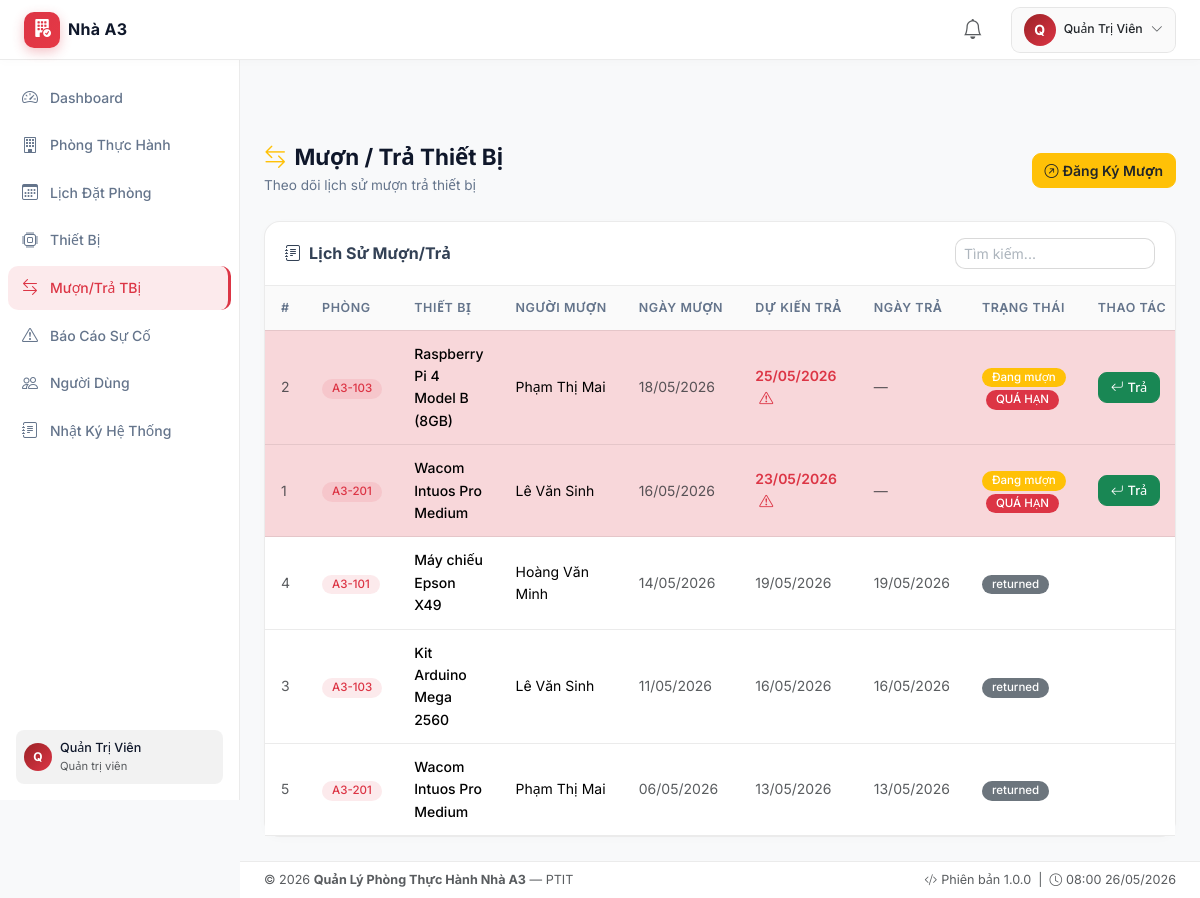
Page /views/devices/borrow.php (signed in) on the committed database.
### tables this page shows
CREATE TABLE `device_borrow` (
  `id`                   INT UNSIGNED  NOT NULL AUTO_INCREMENT,
  `device_id`            INT UNSIGNED  NOT NULL,
  `user_id`              INT UNSIGNED  NOT NULL,
  `borrow_date`          DATE          NOT NULL,
  `expected_return_date` DATE          NOT NULL,
  `actual_return_date`   DATE          DEFAULT NULL,
  `purpose`              TEXT          DEFAULT NULL,
  `return_note`          TEXT          DEFAULT NULL,
  `status`               ENUM('borrowed','returned','lost') NOT NULL DEFAULT 'borrowed',
  `created_at`           DATETIME      NOT NULL DEFAULT CURRENT_TIMESTAMP,
  PRIMARY KEY (`id`),
  INDEX `idx_device_id`  (`device_id`),
  INDEX `idx_user_id`    (`user_id`),
  INDEX `idx_status`     (`status`),
  INDEX `idx_borrow_date`(`borrow_date`),
  CONSTRAINT `fk_borrow_device`
    FOREIGN KEY (`device_id`) REFERENCES `devices`(`id`)
    ON DELETE CASCADE ON UPDATE CASCADE,
  CONSTRAINT `fk_borrow_user`
    FOREIGN KEY (`user_id`) REFERENCES `users`(`id`)
    ON DELETE CASCADE ON UPDATE CASCADE
);

CREATE TABLE `rooms` (
  `id`             INT UNSIGNED NOT NULL AUTO_INCREMENT,
  `room_code`      VARCHAR(20)  NOT NULL UNIQUE,
  `name`           VARCHAR(150) NOT NULL,
  `floor`          TINYINT UNSIGNED NOT NULL DEFAULT 1,
  `capacity`       SMALLINT UNSIGNED NOT NULL DEFAULT 0,
  `computer_count` SMALLINT UNSIGNED NOT NULL DEFAULT 0,
  `description`    TEXT         DEFAULT NULL,
  `image`          VARCHAR(255) DEFAULT NULL,
  `status`         ENUM('active','inactive') NOT NULL DEFAULT 'active',
  `created_at`     DATETIME     NOT NULL DEFAULT CURRENT_TIMESTAMP,
  PRIMARY KEY (`id`),
  INDEX `idx_room_code` (`room_code`),
  INDEX `idx_status`    (`status`)
);

CREATE TABLE `devices` (
  `id`            INT UNSIGNED NOT NULL AUTO_INCREMENT,
  `room_id`       INT UNSIGNED NOT NULL,
  `device_name`   VARCHAR(150) NOT NULL,
  `device_type`   ENUM('computer','projector','switch','printer','camera','furniture','other') NOT NULL DEFAULT 'other',
  `serial_number` VARCHAR(100) DEFAULT NULL,
  `quantity`      SMALLINT UNSIGNED NOT NULL DEFAULT 1,
  `status`        ENUM('available','borrowed','broken','inactive') NOT NULL DEFAULT 'available',
  `description`   TEXT         DEFAULT NULL,
  `created_at`    DATETIME     NOT NULL DEFAULT CURRENT_TIMESTAMP,
  PRIMARY KEY (`id`),
  INDEX `idx_room_id`    (`room_id`),
  INDEX `idx_status`     (`status`),
  INDEX `idx_device_type`(`device_type`),
  CONSTRAINT `fk_device_room`
    FOREIGN KEY (`room_id`) REFERENCES `rooms`(`id`)
    ON DELETE CASCADE ON UPDATE CASCADE
);

CREATE TABLE `users` (
  `id`         INT UNSIGNED   NOT NULL AUTO_INCREMENT,
  `full_name`  VARCHAR(100)   NOT NULL,
  `email`      VARCHAR(150)   NOT NULL UNIQUE,
  `password`   VARCHAR(255)   NOT NULL,
  `role`       ENUM('admin','teacher','technician','student') NOT NULL DEFAULT 'student',
  `phone`      VARCHAR(20)    DEFAULT NULL,
  `status`     ENUM('active','inactive') NOT NULL DEFAULT 'active',
  `created_at` DATETIME       NOT NULL DEFAULT CURRENT_TIMESTAMP,
  PRIMARY KEY (`id`),
  INDEX `idx_email` (`email`),
  INDEX `idx_role`  (`role`)
);

### config/database.php (called while the page is built, shortened)
<?php
class Database {
    private static ?PDO $instance = null;
    public static function getInstance(): PDO {
        if (self::$instance === null) {
            $dsn = 'mysql:host=' . DB_HOST . ';dbname=' . DB_NAME . ';charset=' . DB_CHARSET;
            $options = [
                PDO::ATTR_ERRMODE            => PDO::ERRMODE_EXCEPTION,
                PDO::ATTR_DEFAULT_FETCH_MODE => PDO::FETCH_ASSOC,
                PDO::ATTR_EMULATE_PREPARES   => false,
            ];
            try {
                self::$instance = new PDO($dsn, DB_USER, DB_PASS, $options);
            } catch (PDOException $e) {
                die(json_encode([
                    'success' => false,
                    'message' => 'Kết nối CSDL thất bại: ' . $e->getMessage()
                ]));
            }
        }
        return self::$instance;
    }
    public static function getConnection(): PDO {
        return self::getInstance();
    }
}

### controllers/BorrowController.php (called while the page is built, shortened)
<?php
require_once __DIR__ . '/../models/BorrowModel.php';
require_once __DIR__ . '/../config/helpers.php';
require_once __DIR__ . '/../config/database.php';
class BorrowController {
    private BorrowModel  $model;
    public function __construct() {
        $this->model       = new BorrowModel();
    }
    public function index(): array {
        $page   = max(1, (int) ($_GET['page'] ?? 1));
        $limit  = 10;
        $offset = ($page - 1) * $limit;
        $borrows = hasRole(['admin','technician'])
            ? $this->model->getAll($limit, $offset)
            : $this->model->getByUser($_SESSION['user_id']);
        return [
            'borrows' => $borrows,
            'total'   => $this->model->count(),
            'page'    => $page,
            'limit'   => $limit,
        ];
    }
}

### models/BorrowModel.php (called while the page is built, shortened)
<?php
require_once __DIR__ . '/../config/database.php';
class BorrowModel {
    private PDO $db;
    public function __construct() {
        $this->db = Database::getConnection();
    }
    public function getAll(int $limit = 50, int $offset = 0): array {
        $stmt = $this->db->prepare(
            "SELECT b.*, d.device_name, d.device_type, r.room_code,
                    u.full_name AS borrower_name, u.email AS borrower_email
             FROM device_borrow b
             LEFT JOIN devices d ON d.id = b.device_id
             LEFT JOIN rooms r ON r.id = d.room_id
             LEFT JOIN users u ON u.id = b.user_id
             ORDER BY b.borrow_date DESC LIMIT ? OFFSET ?"
        );
        $stmt->execute([$limit, $offset]);
        return $stmt->fetchAll();
    }
    public function count(): int {
        return (int) $this->db->query("SELECT COUNT(*) FROM device_borrow")->fetchColumn();
    }
}

### views/devices/borrow.php (the view, shortened to what this page needs)
<?php
require_once __DIR__ . '/../../config/database.php';
require_once __DIR__ . '/../../config/helpers.php';
require_once __DIR__ . '/../../controllers/BorrowController.php';
$ctrl        = new BorrowController();
$data    = $ctrl->index();
$borrows = $data['borrows'];
require_once __DIR__ . '/../partials/header.php';
?>
<div class="d-flex flex-column min-vh-100">
<div class="app-wrapper">
<?php require_once __DIR__ . '/../partials/sidebar.php'; ?>
<div class="main-content">
  <div class="d-flex flex-wrap align-items-center justify-content-between gap-3 mb-4">
    <div>
      <h1 class="page-title mb-1"><i class="bi bi-arrow-left-right me-2 text-warning"></i>Mượn / Trả Thiết Bị</h1>
      <p class="page-subtitle mb-0">Theo dõi lịch sử mượn trả thiết bị</p>
    </div>
    <button class="btn btn-warning text-dark fw-semibold" data-bs-toggle="modal" data-bs-target="#borrowModal">
      <i class="bi bi-arrow-up-right-circle me-1"></i>Đăng Ký Mượn
    </button>
  </div>
  <div class="app-card">
    <div class="card-header d-flex align-items-center justify-content-between">
      <h6 class="mb-0 fw-bold"><i class="bi bi-journal-text me-2"></i>Lịch Sử Mượn/Trả</h6>
      <input type="text" id="tableSearch" class="form-control form-control-sm" placeholder="Tìm kiếm..." style="width:200px;">
    </div>
    <div class="card-body p-0">
      <div class="table-responsive">
        <table class="table app-table mb-0">
          <thead><tr>
            <th>#</th><th>Phòng</th><th>Thiết bị</th><th>Người mượn</th>
            <th>Ngày mượn</th><th>Dự kiến trả</th><th>Ngày trả</th><th>Trạng thái</th><th>Thao tác</th>
          </tr></thead>
          <tbody>
            <?php if (empty($borrows)): ?>
              <tr><td colspan="9" class="text-center text-muted py-4">Chưa có lịch sử mượn thiết bị.</td></tr>
            <?php else: ?>
              <?php foreach ($borrows as $b): ?>
                <?php
                $isOverdue = $b['status'] === 'borrowed' && $b['expected_return_date'] < date('Y-m-d');
                ?>
                <tr class="<?= $isOverdue ? 'table-danger' : '' ?>">
                  <td class="text-muted small"><?= $b['id'] ?></td>
                  <td><span class="badge" style="background:rgba(59,130,246,0.15);color:#60a5fa;"><?= htmlspecialchars($b['room_code'] ?? 'N/A') ?></span></td>
                  <td class="fw-medium"><?= htmlspecialchars($b['device_name']) ?></td>
                  <td><?= htmlspecialchars($b['borrower_name']) ?></td>
                  <td class="text-muted small"><?= formatDate($b['borrow_date']) ?></td>
                  <td class="small <?= $isOverdue ? 'text-danger fw-semibold' : 'text-muted' ?>">
                    <?= formatDate($b['expected_return_date']) ?>
                    <?php if ($isOverdue): ?><i class="bi bi-exclamation-triangle ms-1"></i><?php endif; ?>
                  </td>
                  <td class="text-muted small"><?= $b['actual_return_date'] ? formatDate($b['actual_return_date']) : '—' ?></td>
                  <td>
                    <?= statusBadge($b['status']) ?>
                    <?php if ($isOverdue): ?><span class="badge bg-danger ms-1">QUÁ HẠN</span><?php endif; ?>
                  </td>
                  <td>
                    <?php if ($b['status'] === 'borrowed' && ($b['user_id'] == $_SESSION['user_id'] || hasRole(['admin','technician']))): ?>
                      <button class="btn btn-sm btn-success" data-bs-toggle="modal" data-bs-target="#returnModal<?= $b['id'] ?>">
                        <i class="bi bi-arrow-return-left me-1"></i>Trả
                      </button>
                    <?php endif; ?>
                  </td>
                </tr>
              <?php endforeach; ?>
            <?php endif; ?>
          </tbody>
        </table>
      </div>
    </div>
  </div>
</div>
<?php require_once __DIR__ . '/../partials/footer.php'; ?>

### config/helpers.php (shortened to what this page needs)
<?php
function getUserRole(): string {
    return $_SESSION['role'] ?? '';
}
function hasRole(string|array $roles): bool {
    $currentRole = getUserRole();
    if (is_array($roles)) {
        return in_array($currentRole, $roles);
    }
    return $currentRole === $roles;
}
function formatDate(string $date, string $format = 'd/m/Y'): string {
    return date($format, strtotime($date));
}
function statusBadge(string $status): string {
    $map = [
        'pending'   => ['warning', 'Chờ duyệt'],
        'approved'  => ['success', 'Đã duyệt'],
        'rejected'  => ['danger',  'Từ chối'],
        'cancelled' => ['secondary','Đã hủy'],
        'active'    => ['success', 'Hoạt động'],
        'inactive'  => ['danger',  'Không hoạt động'],
        'available' => ['success', 'Sẵn sàng'],
        'borrowed'  => ['warning', 'Đang mượn'],
        'broken'    => ['danger',  'Hỏng hóc'],
        'open'      => ['danger',  'Mới tạo'],
        'processing'=> ['info',    'Đang xử lý'],
        'resolved'  => ['success', 'Đã xử lý'],
    ];
    $cfg = $map[$status] ?? ['secondary', $status];
    return "<span class=\"badge bg-{$cfg[0]}\">{$cfg[1]}</span>";
}

### assets/css/style.css (style rules this page uses)
*, *::before, *::after { box-sizing: border-box; }
:root { --bg-dark: #f8f9fa; --bg-card: #ffffff; --bg-card-hover: #fff5f5; --sidebar-bg: #ffffff; --navbar-bg: #ffffff; --border-color: rgba(0,0,0,0.08); --text-primary: #334155; --text-muted: #64748b; --text-heading: #0f172a; --accent-primary: #dc3545; --accent-blue: #dc3545; --accent-cyan: #e63946; --accent-purple: #9b2226; --accent-green: #22c55e; --accent-orange: #f59e0b; --accent-red: #dc3545; --sidebar-width: 240px; --navbar-height: 60px; }
body { font-family: 'Inter', system-ui, sans-serif; background: var(--bg-dark); color: var(--text-primary); margin: 0; font-size: 0.9rem; line-height: 1.6; }
.app-wrapper { display: flex; padding-top: var(--navbar-height); min-height: calc(100vh - var(--navbar-height)); }
.main-content { margin-left: var(--sidebar-width); flex: 1; padding: 24px; min-width: 0; }
.app-card { background: var(--bg-card); border: 1px solid var(--border-color); border-radius: 16px; transition: all 0.25s; box-shadow: 0 2px 8px rgba(0,0,0,0.02); }
.app-card .card-header { background: transparent; border-bottom: 1px solid var(--border-color); padding: 16px 20px; border-radius: 16px 16px 0 0; }
.app-card .card-body { padding: 20px; }
.app-table { color: var(--text-primary); }
.app-table thead th { background: rgba(0,0,0,0.02); color: var(--text-muted); font-size: 0.78rem; font-weight: 600; text-transform: uppercase; letter-spacing: 0.6px; border-color: var(--border-color); padding: 12px 16px; white-space: nowrap; }
.app-table tbody td { border-color: var(--border-color); vertical-align: middle; padding: 12px 16px; font-size: 0.875rem; }
.app-table tbody tr { transition: background 0.15s; }
.form-control, .form-select { background: #ffffff; border: 1px solid rgba(0,0,0,0.15); color: var(--text-heading); border-radius: 10px; }
.form-control::placeholder { color: #adb5bd; }
.btn { border-radius: 9px; font-weight: 500; font-size: 0.875rem; transition: all 0.2s; }
.btn-sm { padding: 5px 12px; font-size: 0.8rem; }
.badge { font-size: 0.72rem; padding: 4px 10px; border-radius: 20px; font-weight: 500; }
.badge.bg-primary-subtle, .badge[style*="background:rgba(59,130,246,0.15)"] { background: rgba(220,53,69,0.1) !important; color: var(--accent-red) !important; }
.page-title { font-size: 1.4rem; font-weight: 700; color: var(--text-heading); }
.page-subtitle { color: var(--text-muted); font-size: 0.85rem; }

### rows in the picture
device_borrow: id "2", rooms.room_code "A3-103", device.device_name "Raspberry Pi 4 Model B (8GB)", user.full_name "Phạm Thị Mai", borrow_date "18/05/2026", expected_return_date "25/05/2026", status "Đang mượn", shows "QUÁ HẠN"
device_borrow: id "1", rooms.room_code "A3-201", device.device_name "Wacom Intuos Pro Medium", user.full_name "Lê Văn Sinh", borrow_date "16/05/2026", expected_return_date "23/05/2026", status "Đang mượn", shows "QUÁ HẠN"
device_borrow: id "4", rooms.room_code "A3-101", device.device_name "Máy chiếu Epson X49", user.full_name "Hoàng Văn Minh", borrow_date "14/05/2026", expected_return_date "19/05/2026", actual_return_date "19/05/2026", status "returned"
device_borrow: id "3", rooms.room_code "A3-103", device.device_name "Kit Arduino Mega 2560", user.full_name "Lê Văn Sinh", borrow_date "11/05/2026", expected_return_date "16/05/2026", actual_return_date "16/05/2026", status "returned"
device_borrow: id "5", rooms.room_code "A3-201", device.device_name "Wacom Intuos Pro Medium", user.full_name "Phạm Thị Mai", borrow_date "06/05/2026", expected_return_date "13/05/2026", actual_return_date "13/05/2026", status "returned"

### other values in the picture
substr($_SESSION['user_name'] ?? 'U', 0, 1) "Q"
$_SESSION['user_name'] "Quản Trị Viên"
$item['label'] "Dashboard"
$item['label'] "Phòng Thực Hành"
$item['label'] "Lịch Đặt Phòng"
$item['label'] "Thiết Bị"
$item['label'] "Mượn/Trả TBị"
$item['label'] "Báo Cáo Sự Cố"
$item['label'] "Người Dùng"
$item['label'] "Nhật Ký Hệ Thống"
substr($_SESSION['user_name']??'U',0,1) "Q"
getRoleLabel($role) "Quản trị viên"
APP_NAME "Quản Lý Phòng Thực Hành Nhà A3"
APP_VERSION "1.0.0"
